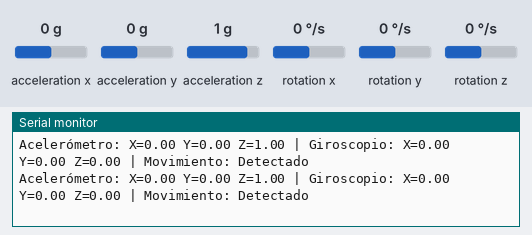
Recording of a sketch running on a simulated Arduino Uno, built with avr-gcc and run on an emulated ATmega328P. Parts: the last lines printed to the serial monitor. The inputs (shaded band) are chosen by the test bench; at power-on: acceleration z 1 g, acceleration x 0 g, acceleration y 0 g, rotation x 0 °/s, rotation y 0 °/s, rotation z 0 °/s.

Above: at 1.2 s.
1.3 s: acceleration z set to 0.4 g
At 1.36 s:
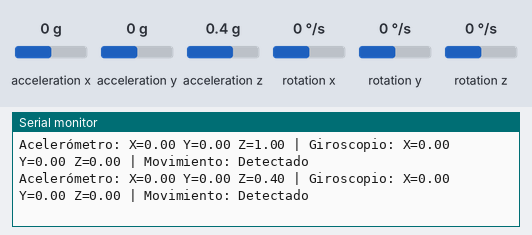
2.8 s: acceleration z set to 0.1 g
At 2.81 s:
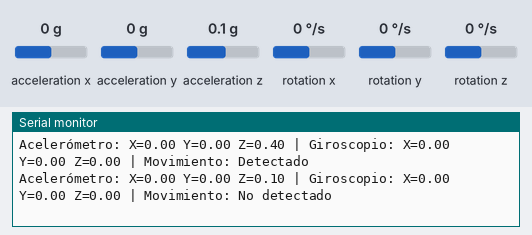

The sketch:

PuckMeternRF52840SenseV1.ino
```cpp
#include <Wire.h>
#include <LSM6DS3.h>

// Crear una instancia del sensor IMU
LSM6DS3 myIMU(I2C_MODE, 0x6A);

// Umbral para detectar movimiento
float umbral_aceleracion = 0.2; // Ajusta según tus necesidades
float umbral_rotacion = 0.5;    // Ajusta según tus necesidades

void setup() {
  Serial.begin(115200);
  while (!Serial);

  // Inicializar el sensor IMU
  if (myIMU.begin() != 0) {
    Serial.println("Error al inicializar el IMU.");
    while (1);
  }
  Serial.println("IMU inicializado correctamente.");
}

bool detectar_movimiento(float accelX, float accelY, float accelZ, float gyroX, float gyroY, float gyroZ) {
  // Detección de movimiento
  float mag_aceleracion = sqrt(accelX * accelX + accelY * accelY + accelZ * accelZ);
  float mag_rotacion = sqrt(gyroX * gyroX + gyroY * gyroY + gyroZ * gyroZ);

  bool en_movimiento = mag_aceleracion > umbral_aceleracion;
  bool en_rotacion = mag_rotacion > umbral_rotacion;

  // Condición para detectar inicio de movimiento
  return en_movimiento || en_rotacion;
}

void loop() {
  // Leer datos del acelerómetro
  float accelX = myIMU.readFloatAccelX();
  float accelY = myIMU.readFloatAccelY();
  float accelZ = myIMU.readFloatAccelZ();

  // Leer datos del giroscopio
  float gyroX = myIMU.readFloatGyroX();
  float gyroY = myIMU.readFloatGyroY();
  float gyroZ = myIMU.readFloatGyroZ();

  // Detectar movimiento
  bool movimiento = detectar_movimiento(accelX, accelY, accelZ, gyroX, gyroY, gyroZ);

  // Imprimir los datos en el monitor serie
  Serial.print("Acelerómetro: X=");
  Serial.print(accelX);
  Serial.print(" Y=");
  Serial.print(accelY);
  Serial.print(" Z=");
  Serial.print(accelZ);

  Serial.print(" | Giroscopio: X=");
  Serial.print(gyroX);
  Serial.print(" Y=");
  Serial.print(gyroY);
  Serial.print(" Z=");
  Serial.print(gyroZ);

  Serial.print(" | Movimiento: ");
  if (movimiento) {
    Serial.println("Detectado");
  } else {
    Serial.println("No detectado");
  }

  // Esperar un poco antes de la siguiente lectura
  delay(100);
}
```

Measured:
- the behaviour switches between 0.3 and 0.2 g on acceleration z (found by bisection; images 1 and 2)
- after the input at 1.3 s, the serial monitor: prints a new line after 0.05 s (image 1)
- after the input at 2.8 s, the serial monitor: prints a new line at once (image 2)
